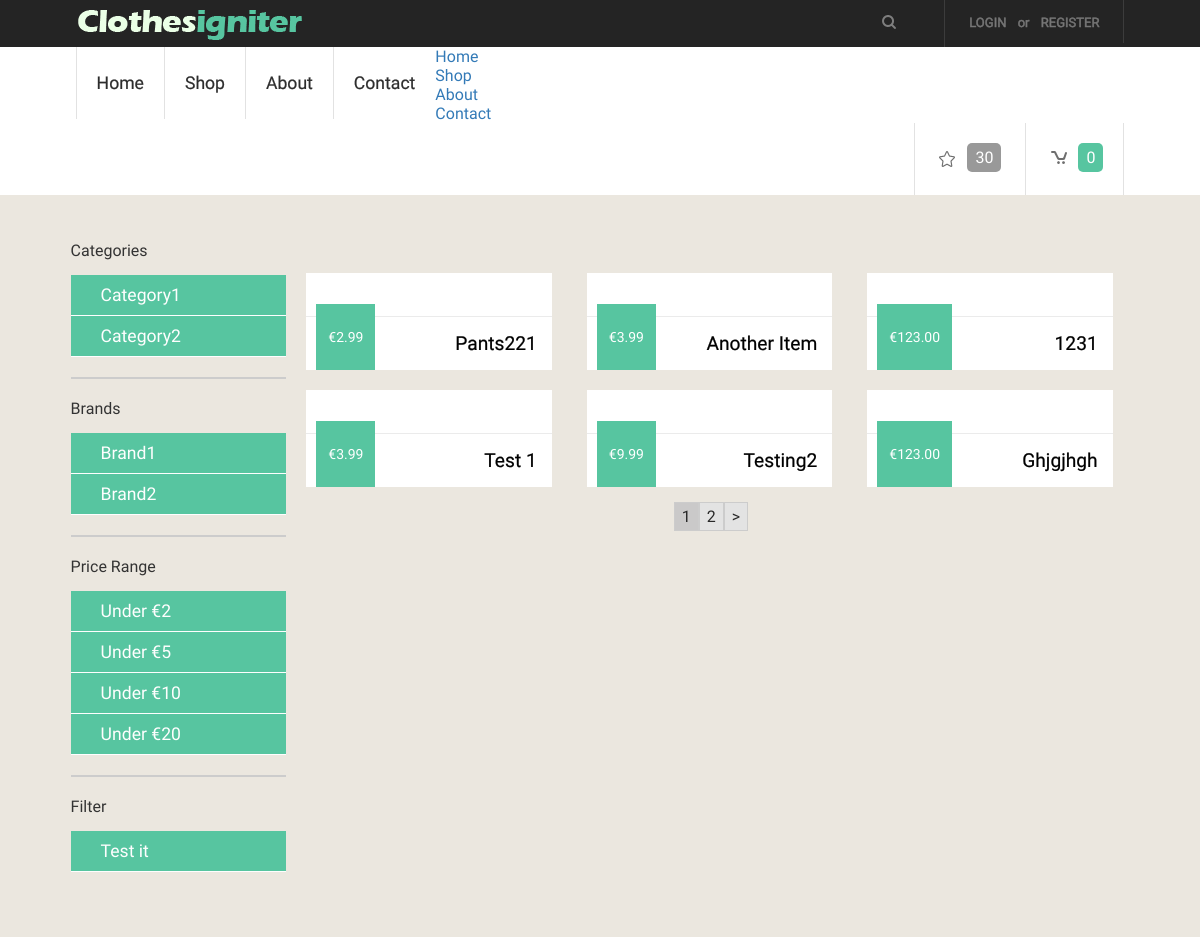
The app's page /index.php/store, older data.
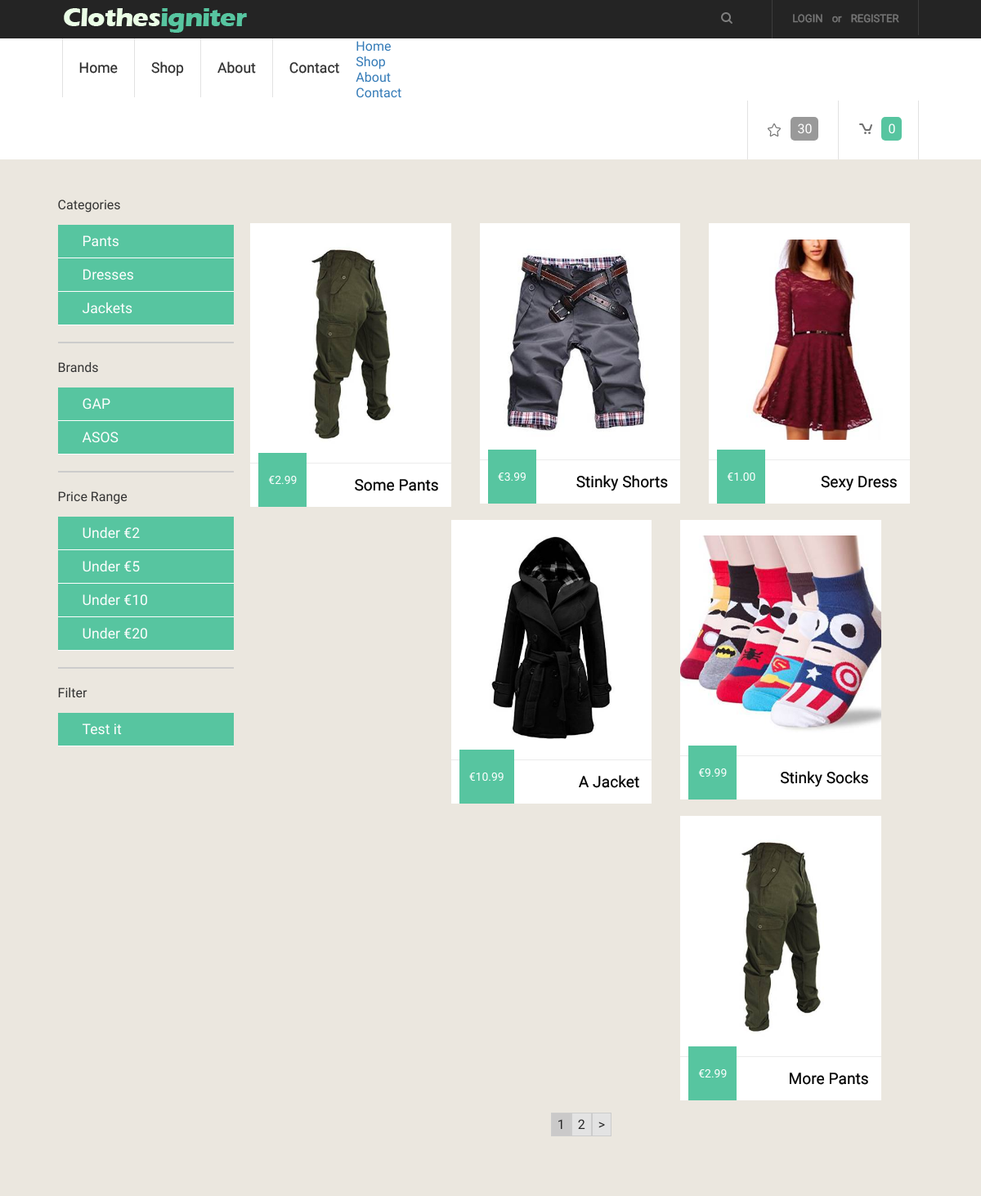
The same page, newer data.
### tables this page shows
CREATE TABLE IF NOT EXISTS `category` (
`id` int(11) NOT NULL,
  `name` varchar(150) NOT NULL,
  `parentID` int(11) NOT NULL,
  `slug` varchar(150) NOT NULL
);

CREATE TABLE IF NOT EXISTS `brand` (
`id` int(11) NOT NULL,
  `name` varchar(150) NOT NULL
);

CREATE TABLE IF NOT EXISTS `store_items` (
`id` int(11) NOT NULL,
  `item_name` varchar(240) NOT NULL,
  `item_price` decimal(7,2) NOT NULL,
  `image_small` varchar(240) NOT NULL,
  `image_large` varchar(240) NOT NULL,
  `item_description` text NOT NULL,
  `rating` int(11) NOT NULL DEFAULT '0',
  `categoryID` int(11) NOT NULL,
  `brandID` int(11) NOT NULL,
  `item_description_short` text NOT NULL
);

### application/views/includes/template.php (called while the page is built)
<?php $this->load->view('includes/header');?>
<?php $this->load->view($main_content);?>
<?php $this->load->view('includes/footer');?>

### application/controllers/store.php (called while the page is built, shortened)
<?php
class Store extends CI_Controller{
    function __construct()
    {
        $this->load->model('item_model');
        $this->load->model('category_model');
        $this->load->model('brand_model');
        $this->load->helper('url_helper');
        $this->load->library('user_agent');
    }
    function index(){
        $this->load->library('pagination');
        $config['base_url']=base_url().'index.php/store/index';
            $config["total_rows"] = $this->item_model->record_count();
            $config['per_page'] = 6;
            $config['num_links'] = 20;
            $config["uri_segment"] = 3;
            $this->pagination->initialize($config);
            $page = ($this->uri->segment($config["uri_segment"])) ? $this->uri->segment($config["uri_segment"]) : 0;
            $data["items"] = $this->item_model->
            get_items($config["per_page"], $page);
            $data["links"] = $this->pagination->create_links();
            $data["categories"] = $this->category_model->get_item();
        $data["brands"] = $this->brand_model->get_item();
            $data['main_content'] = 'store/index';
            $this->load->view('includes/template', $data);
    }
}

### index.php (called while the page is built, shortened)
<?php
require_once BASEPATH.'core/CodeIgniter.php';

### application/models/Category_model.php (called while the page is built, shortened)
<?php
class Category_model extends CI_Model
{
    public function get_item($id = FALSE)
    {
        if (!$id)
        {
            $query = $this->db->get('category');
            return $query->result_array();
        }
        $query = $this->db->get_where('category', array('id' => $id));
        return $query->row_array();
    }
}

### application/models/Brand_model.php (called while the page is built, shortened)
<?php
class Brand_model extends CI_Model
{
    public function get_item($id = FALSE)
    {
        if (!$id)
        {
            $query = $this->db->get('brand');
            return $query->result_array();
        }
        $query = $this->db->get_where('brand', array('id' => $id));
        return $query->row_array();
    }
}

### application/models/Item_model.php (called while the page is built, shortened)
<?php
class Item_model extends CI_Model
{
    public function get_items($limit, $start)
    {
        $this->db->limit($limit, $start);
        $query = $this->db->get("store_items");
        if ($query->num_rows() > 0) {
            foreach ($query->result() as $row) {
                $data[] = $row;
            }
            return $data;
        }
        return false;
    }
}

### application/views/store/index.php (the view, shortened to what this page needs)
<div class="row">
    <div class="col-md-3 admin-sidebar">
              <div class="list-group">
                  <ul class="category-select">
                      <h3>Categories</h3>
                  <?php
                  foreach($categories as $category) {
                      echo "<li>" . anchor('store/category/'. $category['id'], $category['name']) . "</li>";
                  }
                  ?>
                  </ul>
                  <hr>
                  <ul class="category-select">
                      <h3>Brands</h3>
                      <?php
                      foreach($brands as $brand) {
                          echo "<li>" . anchor('store/brand/'. $brand['id'], $brand['name']) . "</li>";
                      }
                      ?>
                  </ul>
                  <hr>
                  <ul class="category-select">
                      <h3>Price Range</h3>
                      <?php
                          echo "<li>" . anchor('store/price/2', 'Under &euro;2') . "</li>";
                          echo "<li>" . anchor('store/price/5', 'Under &euro;5') . "</li>";
                          echo "<li>" . anchor('store/price/10', 'Under &euro;10') . "</li>";
                          echo "<li>" . anchor('store/price/20', 'Under &euro;20') . "</li>";
                      ?>
                  </ul>
                  <hr>
                  <ul class="category-select">
                      <h3>Filter</h3>
                      <?php
                      echo "<li>" . anchor('store/filter/1/2', 'Test it') . "</li>";
                      ?>
                  </ul>
               </div>
        </div>
    <div class="col-md-9">
        <div class="grids_of_3">
            <?php if($items!=null){
                foreach($items as $item) { ?>
                    <div class="grid1_of_3">
                        <a href="<?php echo base_url() . 'index.php/item/view/'.$item->id ?>">
                            <img src="<?php echo base_url() . "images/clothes/" . $item->image_large; ?>"  alt=""/>
                            <h3><?php echo $item->item_name ?></h3>
                            <span class="price">&euro;<?php echo $item->item_price ?></span>
                        </a>
                    </div>
                <?php }} ?>
            <?php echo "<div class='pagination'>" . $links . "</div>"; ?>
        </div>
    </div>
</div>

### application/views/includes/header.php (shortened to what this page needs)
<!DOCTYPE html>
<html>
<head>
    <link rel="stylesheet" href="<?php echo base_url();?>css/bootstrap.css">
    <link rel="stylesheet" href="<?php echo base_url();?>css/style.css">
    <link rel="stylesheet" href="<?php echo base_url();?>css/custom.css">
    <link type="text/css" rel="stylesheet" href="<?php echo base_url();?>css/jquery.mmenu.all.css" />
    <link href="<?php echo base_url();?>css/slider.css" rel="stylesheet" type="text/css" media="all" />
</head>
<body>
<div class="top_bg">
    <div class="wrap">
        <div class="header">
            <div class="logo">
                <a href="index.html"><img src="<?php echo base_url();?>images/logo.png" alt=""/></a>
            </div>
            <div class="log_reg">
                <ul>
                    <li>
                    <?php
                    if($this->session->is_logged_in){
                        echo "<span class='username'>" . $this->session->username . "</span>" . anchor('login/logout', 'Logout');
                    }
                    else{
                        echo "<li>" . anchor('login', 'Login') . "</li><span class='log'> or </span>
                    <li>". anchor('login/signup', 'Register'). "</li>
                    <div class='clear'></div>";
                    }
                    ?>
                    </li>
                </ul>
            </div>
            <div class="web_search">
                <form>
                    <input type="text" value="" onfocus="this.value = '';" onblur="if (this.value == '') {this.value = '';}">
                    <input type="submit" value=" " />
                </form>
            </div>
        </div>
    </div>
</div>
<div class="wrap">
    <div class="header_btm">
        <div class="menu">
            <ul>
                <li><?php echo anchor('', 'Home'); ?></li>
                <li><?php echo anchor('store', 'Shop'); ?></li>
                <li><?php echo anchor('store', 'About'); ?></li>
                <li><?php echo anchor('store', 'Contact'); ?></li>
            </ul>
        </div>
        <nav id="menu-left">
            <ul>
                <li><?php echo anchor('store', 'Home'); ?></li>
                <li><?php echo anchor('store', 'Shop'); ?></li>
                <li><?php echo anchor('store', 'About'); ?></li>
                <li><?php echo anchor('store', 'Contact'); ?></li>
            </ul>
        </nav>
        <div class="header_right">
            <ul>
                <li><a href="#"><i  class="art"></i><span class="color1">30</span></a></li>
                <li><a href="#"><i  class="cart"></i><span>0</span></a></li>
            </ul>
        </div>
    </div>
</div>
<div class="main_bg">
    <div class="wrap">
        <div class="main">

### application/views/includes/footer.php (shortened to what this page needs)
</div>
</div>
</body>
</html>

### css/custom.css (style rules this page uses)
.pagination { clear:both; display:block; margin:0 auto; text-align:center; }
.pagination a, .pagination strong { background:#e3e3e3; color:#292929; border:1px solid #ccc; text-decoration:none; padding: 4px 7px; }
.pagination strong, .pagination a:hover { font-weight:normal; background:#cac9c9; }
.admin-sidebar ul, .category-select { list-style:none; margin:0; padding:0; }
.admin-sidebar ul > li > a { margin-left:20px; display:block; padding:10px; color:#fefefe; font-size:1.1em; transition: all 0.2s ease-out; }
.admin-sidebar ul > li { background:#57C5A0; border-bottom:1px solid #fefefe; transition: all 0.2s ease-out; }
.admin-sidebar h3, .admin-sidebar h4 { margin-bottom:15px; }
.admin-sidebar hr { border:1px solid #ccc; }
.web_search input[type="submit"] { background: url(../images/search.png) no-repeat 0px 4px; border: none; width: auto!important; height: 25px; cursor: pointer; }
.grid1_of_3 { margin-bottom:20px; }
.grid1_of_3 h3 { text-align: right; }
.grids_of_3 img { max-height: 250px; }
.grids_of_3 > div:nth-of-type(4n) { margin-left:0px!important; }
.grid1_of_3 a { transition: all 0.4s ease-out; }

### css/slider.css (style rules this page uses)
@media only screen and (max-width: 1366px) { .wrap { width:95%; } }
@media only screen and (max-width: 1280px) { .wrap { width:95%; } }

Row changes from the older to the newer data that the page shows:
removed category: id+name "Category1"
removed category: id+name "Category2"
removed store_items: item_name "1231", item_price "123.00"
removed store_items: item_name "Test 1", item_price "3.99"
removed store_items: item_name "Testing2", item_price "9.99"
removed store_items: item_name "Ghjgjhgh", item_price "123.00"
added category: id+name "Pants"
added category: id+name "Dresses"
added category: id+name "Jackets"
changed brand: id+name "Brand1" → "GAP"
changed brand: id+name "Brand2" → "ASOS"
changed store_items: image_large: picture added; item_name "Pants221" → "Some Pants"
changed store_items: image_large: picture added; item_name "Another Item" → "Stinky Shorts"
added store_items: image_large (picture), item_name "Sexy Dress", item_price "1.00"
added store_items: image_large (picture), item_name "A Jacket", item_price "10.99"
added store_items: image_large (picture), item_name "Stinky Socks", item_price "9.99"
added store_items: image_large (picture), item_name "More Pants", item_price "2.99"
